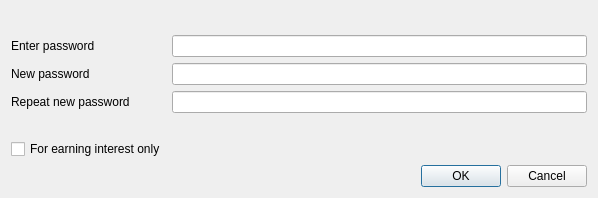
<?xml version="1.0" encoding="UTF-8"?>
<ui version="4.0">
 <class>AskPassphraseDialog</class>
 <widget class="QDialog" name="AskPassphraseDialog">
  <property name="geometry">
   <rect>
    <x>0</x>
    <y>0</y>
    <width>598</width>
    <height>198</height>
   </rect>
  </property>
  <property name="sizePolicy">
   <sizepolicy hsizetype="Preferred" vsizetype="Minimum">
    <horstretch>0</horstretch>
    <verstretch>0</verstretch>
   </sizepolicy>
  </property>
  <property name="minimumSize">
   <size>
    <width>550</width>
    <height>0</height>
   </size>
  </property>
  <property name="windowTitle">
   <string>Passphrase Dialog</string>
  </property>
  <layout class="QVBoxLayout" name="verticalLayout">
   <item>
    <widget class="QLabel" name="warningLabel">
     <property name="textFormat">
      <enum>Qt::RichText</enum>
     </property>
     <property name="wordWrap">
      <bool>true</bool>
     </property>
    </widget>
   </item>
   <item>
    <layout class="QFormLayout" name="formLayout">
     <property name="fieldGrowthPolicy">
      <enum>QFormLayout::AllNonFixedFieldsGrow</enum>
     </property>
     <item row="0" column="0">
      <widget class="QLabel" name="passLabel1">
       <property name="text">
        <string>Enter password</string>
       </property>
      </widget>
     </item>
     <item row="0" column="1">
      <widget class="QLineEdit" name="passEdit1">
       <property name="echoMode">
        <enum>QLineEdit::Password</enum>
       </property>
      </widget>
     </item>
     <item row="1" column="0">
      <widget class="QLabel" name="passLabel2">
       <property name="text">
        <string>New password</string>
       </property>
      </widget>
     </item>
     <item row="1" column="1">
      <widget class="QLineEdit" name="passEdit2">
       <property name="echoMode">
        <enum>QLineEdit::Password</enum>
       </property>
      </widget>
     </item>
     <item row="2" column="0">
      <widget class="QLabel" name="passLabel3">
       <property name="text">
        <string>Repeat new password</string>
       </property>
      </widget>
     </item>
     <item row="2" column="1">
      <widget class="QLineEdit" name="passEdit3">
       <property name="echoMode">
        <enum>QLineEdit::Password</enum>
       </property>
      </widget>
     </item>
     <item row="3" column="1">
      <widget class="QLabel" name="capsLabel">
       <property name="font">
        <font>
         <weight>75</weight>
         <bold>true</bold>
        </font>
       </property>
       <property name="text">
        <string/>
       </property>
       <property name="alignment">
        <set>Qt::AlignCenter</set>
       </property>
      </widget>
     </item>
     <item row="4" column="0">
      <widget class="QCheckBox" name="stakingCheckBox">
       <property name="enabled">
        <bool>true</bool>
       </property>
       <property name="visible">
        <bool>false</bool>
       </property>
       <property name="toolTip">
        <string>Serves to disable the trivial sendmoney when OS account compromised. Provides no real security.</string>
       </property>
       <property name="text">
        <string>For earning interest only</string>
       </property>
      </widget>
     </item>
    </layout>
   </item>
   <item>
    <widget class="QDialogButtonBox" name="buttonBox">
     <property name="orientation">
      <enum>Qt::Horizontal</enum>
     </property>
     <property name="standardButtons">
      <set>QDialogButtonBox::Cancel|QDialogButtonBox::Ok</set>
     </property>
    </widget>
   </item>
  </layout>
 </widget>
 <resources/>
 <connections>
  <connection>
   <sender>buttonBox</sender>
   <signal>accepted()</signal>
   <receiver>AskPassphraseDialog</receiver>
   <slot>accept()</slot>
   <hints>
    <hint type="sourcelabel">
     <x>248</x>
     <y>254</y>
    </hint>
    <hint type="destinationlabel">
     <x>157</x>
     <y>274</y>
    </hint>
   </hints>
  </connection>
  <connection>
   <sender>buttonBox</sender>
   <signal>rejected()</signal>
   <receiver>AskPassphraseDialog</receiver>
   <slot>reject()</slot>
   <hints>
    <hint type="sourcelabel">
     <x>316</x>
     <y>260</y>
    </hint>
    <hint type="destinationlabel">
     <x>286</x>
     <y>274</y>
    </hint>
   </hints>
  </connection>
 </connections>
</ui>
